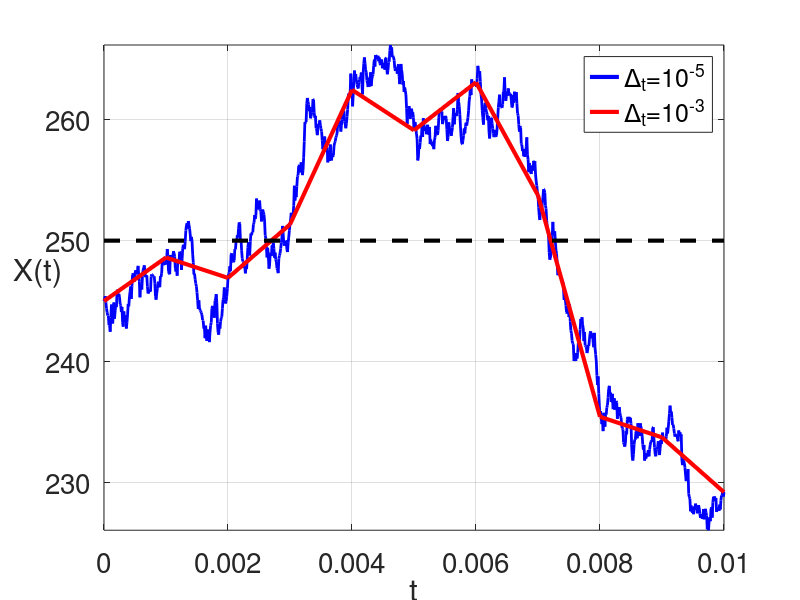
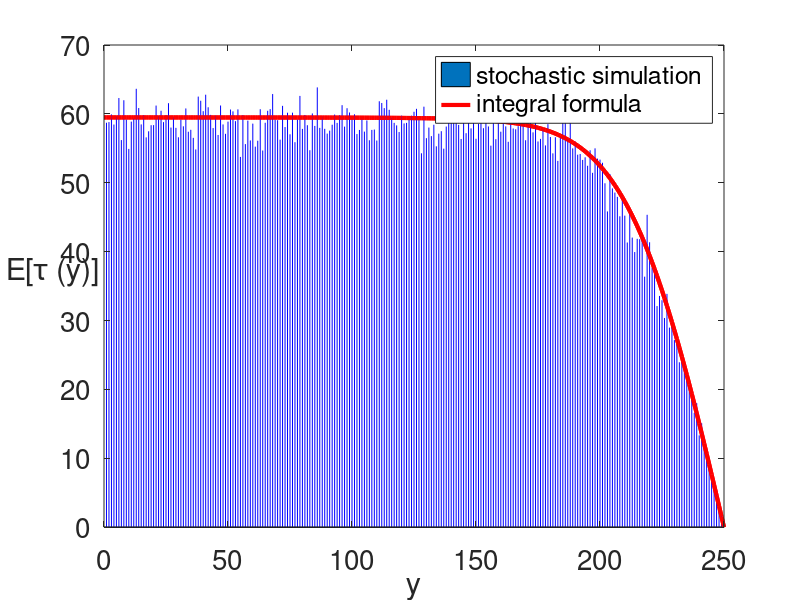

The MATLAB script that drew these images, in order:
function CH3_KBE_hitting

k1=0.001;
k2=0.75;
k3=165;
k4=10000;
k5=200;

dt=0.00001;
X(1)=245;
time(1)=0;
steps = 1000;

for i=1:steps
    X(i+1) = X(i)+dt*(-k1*X(i)*X(i)*X(i)+k2*X(i)*X(i)-k3*X(i)+k4)+k5*sqrt(dt)*randn(1,1);
    time(i+1)=i*dt;
end

Xbig=X(1:100:steps+1);
timebig=time(1:100:steps+1);

%% Plotting
figure(1);
plot(time,X,'b','Linewidth',2);
hold on;
h1=plot([1],[1],'b','Linewidth',3);
h2=plot(timebig,Xbig,'r','Linewidth',3);
line([0 steps*dt],[250 250],'Color','k','Linestyle','--','Linewidth',3);
hh=legend([h1 h2],'\Delta_t=10^{-5}','\Delta_t=10^{-3}');
xlim([0 steps*dt]);
ylim([min(min(X),min(Xbig)) max(max(X),max(Xbig))]);
xlabel('t');
ylabel('X(t)');
set(get(gca,'ylabel'),'rotation',0);
set(gca,'Fontsize',20);
grid on;


load data_Figure3_3b_1.dat;
load data_Figure3_3b_2.dat;

initialpoint=data_Figure3_3b_1(:,1);
exittime=data_Figure3_3b_1(:,2);
y=data_Figure3_3b_2(:,1);
tau=data_Figure3_3b_2(:,2);

figure(2);
bar([700],[0]);
hold on;
axis([0 250 0 70]);
set(gca,'XTick',[0 50 100 150 200 250]);
set(gca,'YTick',[0 10 20 30 40 50 60 70]);
xlabel('y');
ylabel('E[\tau (y)]');
set(get(gca,'ylabel'),'rotation',0);
plot(y,tau,'r','Linewidth',3);
stem(initialpoint,exittime,'b','Markersize',0.01);
plot(y,tau,'r','Linewidth',3);
hh=legend('stochastic simulation','integral formula');
set(gca,'Fontsize',20);

